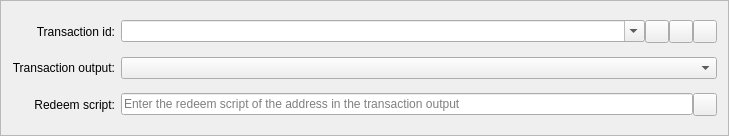
<?xml version="1.0" encoding="UTF-8"?>
<ui version="4.0">
 <class>MultisigInputEntry</class>
 <widget class="QFrame" name="MultisigInputEntry">
  <property name="geometry">
   <rect>
    <x>0</x>
    <y>0</y>
    <width>729</width>
    <height>136</height>
   </rect>
  </property>
  <property name="windowTitle">
   <string>Form</string>
  </property>
  <property name="frameShape">
   <enum>QFrame::StyledPanel</enum>
  </property>
  <property name="frameShadow">
   <enum>QFrame::Sunken</enum>
  </property>
  <layout class="QGridLayout" name="gridLayout">
   <item row="0" column="1">
    <layout class="QHBoxLayout" name="transactionIdLayout">
     <property name="spacing">
      <number>0</number>
     </property>
     <item>
      <widget class="QComboBox" name="transactionId">
       <property name="toolTip">
        <string/>
       </property>
       <property name="editable">
        <bool>true</bool>
       </property>
       <property name="placeholderText" stdset="0">
        <string>Enter a transaction id</string>
       </property>
      </widget>
     </item>
     <item>
      <widget class="QToolButton" name="listUnSpentTransactionsButton">
       <property name="toolTip">
        <string>Load unspent multisig related transaction</string>
       </property>
       <property name="text">
        <string/>
       </property>
       <property name="icon">
        <iconset resource="../bitcoin.qrc">
         <normaloff>:/icons/look</normaloff>:/icons/look</iconset>
       </property>
       <property name="shortcut">
        <string>Alt+R</string>
       </property>
      </widget>
     </item>
     <item>
      <widget class="QToolButton" name="pasteTransactionIdButton">
       <property name="toolTip">
        <string/>
       </property>
       <property name="text">
        <string/>
       </property>
       <property name="icon">
        <iconset resource="../bitcoin.qrc">
         <normaloff>:/icons/editpaste</normaloff>:/icons/editpaste</iconset>
       </property>
       <property name="shortcut">
        <string>Alt+P</string>
       </property>
      </widget>
     </item>
     <item>
      <widget class="QToolButton" name="deleteButton">
       <property name="toolTip">
        <string/>
       </property>
       <property name="text">
        <string/>
       </property>
       <property name="icon">
        <iconset resource="../bitcoin.qrc">
         <normaloff>:/icons/remove</normaloff>:/icons/remove</iconset>
       </property>
      </widget>
     </item>
    </layout>
   </item>
   <item row="0" column="0">
    <widget class="QLabel" name="transactionIdLabel">
     <property name="text">
      <string>Transaction id:</string>
     </property>
     <property name="alignment">
      <set>Qt::AlignRight|Qt::AlignTrailing|Qt::AlignVCenter</set>
     </property>
     <property name="buddy">
      <cstring>transactionId</cstring>
     </property>
    </widget>
   </item>
   <item row="2" column="0">
    <widget class="QLabel" name="transactionOutputLabel">
     <property name="text">
      <string>Transaction output:</string>
     </property>
     <property name="alignment">
      <set>Qt::AlignRight|Qt::AlignTrailing|Qt::AlignVCenter</set>
     </property>
    </widget>
   </item>
   <item row="3" column="0">
    <widget class="QLabel" name="redeemScriptLabel">
     <property name="text">
      <string>Redeem script:</string>
     </property>
     <property name="alignment">
      <set>Qt::AlignRight|Qt::AlignTrailing|Qt::AlignVCenter</set>
     </property>
     <property name="buddy">
      <cstring>redeemScript</cstring>
     </property>
    </widget>
   </item>
   <item row="3" column="1">
    <layout class="QHBoxLayout" name="redeemScriptLayout">
     <property name="spacing">
      <number>0</number>
     </property>
     <item>
      <widget class="QValidatedLineEdit" name="redeemScript">
       <property name="enabled">
        <bool>true</bool>
       </property>
       <property name="toolTip">
        <string/>
       </property>
       <property name="placeholderText">
        <string>Enter the redeem script of the address in the transaction output</string>
       </property>
      </widget>
     </item>
     <item>
      <widget class="QToolButton" name="pasteRedeemScriptButton">
       <property name="toolTip">
        <string/>
       </property>
       <property name="text">
        <string/>
       </property>
       <property name="icon">
        <iconset resource="../bitcoin.qrc">
         <normaloff>:/icons/editpaste</normaloff>:/icons/editpaste</iconset>
       </property>
       <property name="shortcut">
        <string>Alt+A</string>
       </property>
      </widget>
     </item>
    </layout>
   </item>
   <item row="2" column="1">
    <widget class="QComboBox" name="transactionOutput"/>
   </item>
  </layout>
 </widget>
 <customwidgets>
  <customwidget>
   <class>QValidatedLineEdit</class>
   <extends>QLineEdit</extends>
   <header>qvalidatedlineedit.h</header>
  </customwidget>
 </customwidgets>
 <resources>
  <include location="../bitcoin.qrc"/>
 </resources>
 <connections/>
</ui>
